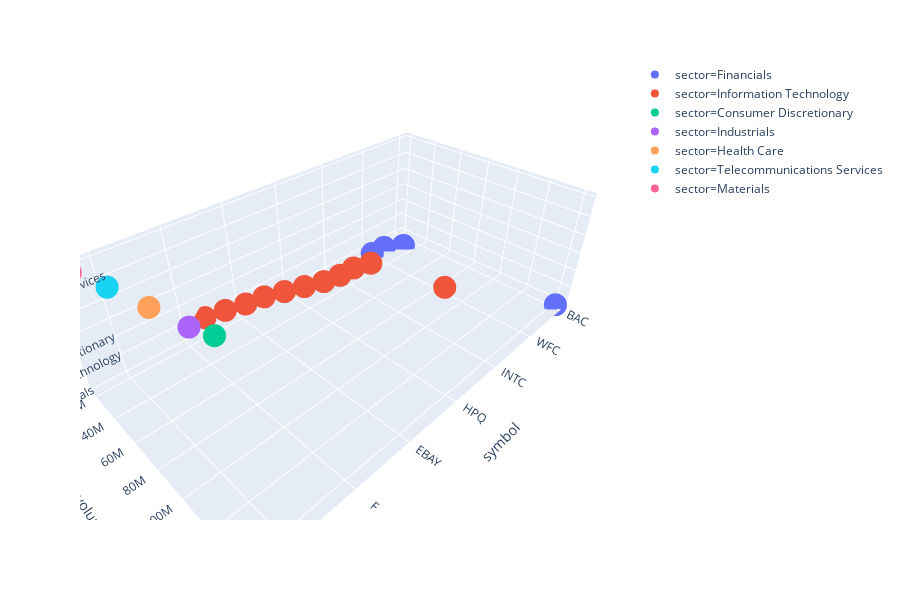

The code cell stored with this chart in its notebook:
### Code cell
import plotly.express as px
iris = avg_vol
fig = px.scatter_3d(iris, x=avg_vol.symbol, y=avg_vol.volume, z=avg_vol.sector,color=avg_vol.sector)
fig.show()

### Figure 1 — Plotly figure (JSON) as saved in the notebook; plotly's stock layout.template omitted (floating-point values rounded to 4 significant figures)
{"data": [{"hoverlabel": {"namelength": 0}, "hovertemplate": "sector=%{z}<br>symbol=%{x}<br>volume=%{y}", "legendgroup": "sector=Financials", "marker": {"color": "#636efa", "symbol": "circle"}, "mode": "markers", "name": "sector=Financials", "scene": "scene", "showlegend": true, "type": "scatter3d", "x": ["BAC", "C", "JPM", "WFC"], "y": [142400000.0, 33710000.0, 26070000.0, 25700000.0], "z": ["Financials", "Financials", "Financials", "Financials"]}, {"hoverlabel": {"namelength": 0}, "hovertemplate": "sector=%{z}<br>symbol=%{x}<br>volume=%{y}", "legendgroup": "sector=Information Technology", "marker": {"color": "#EF553B", "symbol": "circle"}, "mode": "markers", "name": "sector=Information Technology", "scene": "scene", "showlegend": true, "type": "scatter3d", "x": ["AAPL", "MSFT", "INTC", "CSCO", "FB", "HPQ", "MU", "NFLX", "EBAY", "ORCL", "YHOO"], "y": [94230000.0, 45800000.0, 42050000.0, 41990000.0, 40010000.0, 35800000.0, 31410000.0, 27380000.0, 25510000.0, 22340000.0, 19970000.0], "z": ["Information Technology", "Information Technology", "Information Technology", "Information Technology", "Information Technology", "Information Technology", "Information Technology", "Information Technology", "Information Technology", "Information Technology", "Information Technology"]}, {"hoverlabel": {"namelength": 0}, "hovertemplate": "sector=%{z}<br>symbol=%{x}<br>volume=%{y}", "legendgroup": "sector=Consumer Discretionary", "marker": {"color": "#00cc96", "symbol": "circle"}, "mode": "markers", "name": "sector=Consumer Discretionary", "scene": "scene", "showlegend": true, "type": "scatter3d", "x": ["F"], "y": [49350000.0], "z": ["Consumer Discretionary"]}, {"hoverlabel": {"namelength": 0}, "hovertemplate": "sector=%{z}<br>symbol=%{x}<br>volume=%{y}", "legendgroup": "sector=Industrials", "marker": {"color": "#ab63fa", "symbol": "circle"}, "mode": "markers", "name": "sector=Industrials", "scene": "scene", "showlegend": true, "type": "scatter3d", "x": ["GE"], "y": [48550000.0], "z": ["Industrials"]}, {"hoverlabel": {"namelength": 0}, "hovertemplate": "sector=%{z}<br>symbol=%{x}<br>volume=%{y}", "legendgroup": "sector=Health Care", "marker": {"color": "#FFA15A", "symbol": "circle"}, "mode": "markers", "name": "sector=Health Care", "scene": "scene", "showlegend": true, "type": "scatter3d", "x": ["PFE"], "y": [37190000.0], "z": ["Health Care"]}, {"hoverlabel": {"namelength": 0}, "hovertemplate": "sector=%{z}<br>symbol=%{x}<br>volume=%{y}", "legendgroup": "sector=Telecommunications Services", "marker": {"color": "#19d3f3", "symbol": "circle"}, "mode": "markers", "name": "sector=Telecommunications Services", "scene": "scene", "showlegend": true, "type": "scatter3d", "x": ["T"], "y": [26350000.0], "z": ["Telecommunications Services"]}, {"hoverlabel": {"namelength": 0}, "hovertemplate": "sector=%{z}<br>symbol=%{x}<br>volume=%{y}", "legendgroup": "sector=Materials", "marker": {"color": "#FF6692", "symbol": "circle"}, "mode": "markers", "name": "sector=Materials", "scene": "scene", "showlegend": true, "type": "scatter3d", "x": ["FCX"], "y": [23080000.0], "z": ["Materials"]}], "layout": {"height": 600, "legend": {"tracegroupgap": 0}, "margin": {"t": 60}, "scene": {"domain": {"x": [0, 1], "y": [0, 1]}, "xaxis": {"title": {"text": "symbol"}}, "yaxis": {"title": {"text": "volume"}}, "zaxis": {"categoryarray": ["Financials", "Information Technology", "Consumer Discretionary", "Industrials", "Health Care", "Telecommunications Services", "Materials"], "categoryorder": "array", "title": {"text": "sector"}}}}}
